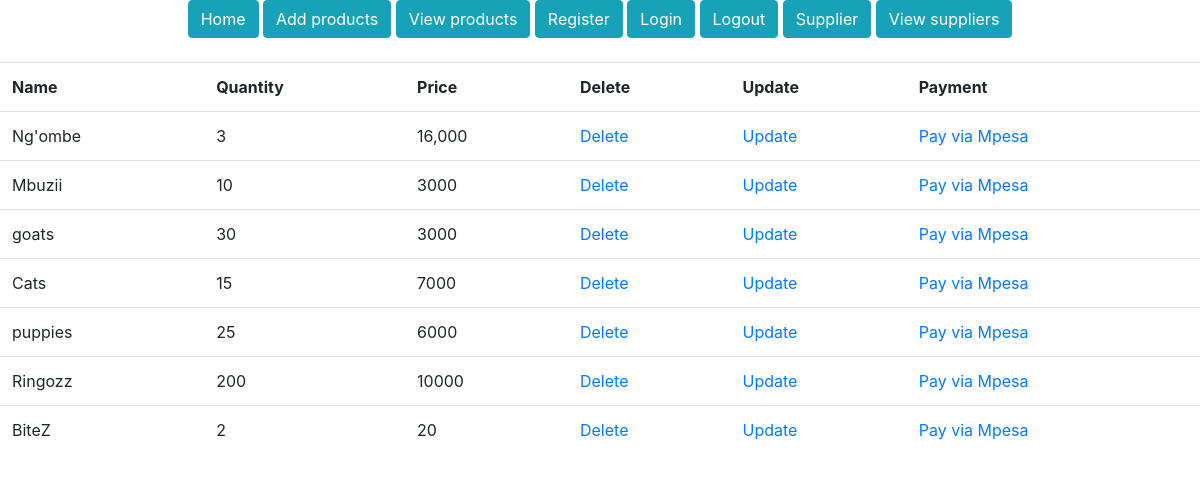
The page /products/ (signed in) on the database as committed earlier.
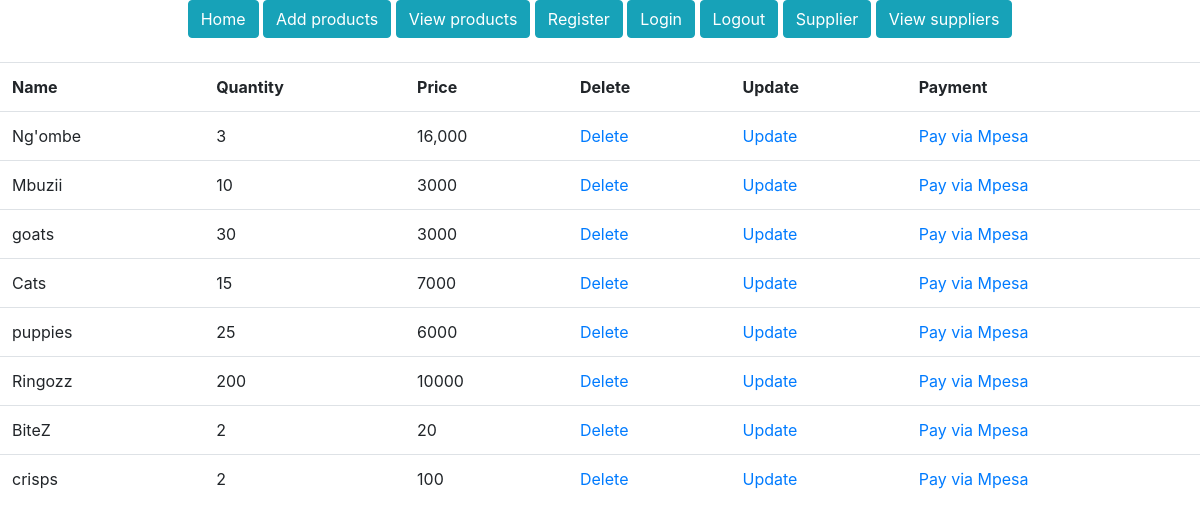
The same page on the database as committed later.
### midMorningDjangoRegistration/models.py (models this page shows)
class Product(models.Model):
    prod_name = models.CharField(max_length=30, blank=False, null=False)
    prod_quantity = models.CharField(max_length=30, blank=False, null=False)
    prod_price = models.CharField(max_length=30, blank=False, null=False)

### midMorningDjangoRegistration/views.py (the view)
# urls.py: path('products/', general_views.view_products, name='products'),
@login_required
def view_products(request):
    products = Product.objects.all()
    return render(request, 'products.html', {'products': products})

### templates/products.html
{% extends 'base.html' %}
{% block content %}
    <div class="row">
    <div class="col-12">
        <table class="table">
            <tr>
                <th>Name</th>
                <th>Quantity</th>
                <th>Price</th>
                <th>Delete</th>
                <th>Update</th>
                <th>Payment</th>
            </tr>
            {%  for product in products %}
                <tr>
                <td>{{ product.prod_name }}</td>
                    <td>{{ product.prod_quantity }}</td>
                    <td>{{ product.prod_price }}</td>
                    <td><a href="/delete-product/{{ product.id }}">Delete</a></td>
                    <td><a href="/update-product/{{ product.id }}">Update</a></td>
                    <td><a href="/payment/{{ product.id }}">Pay via Mpesa</a></td>
                </tr>
            {% endfor %}
        </table>
    </div>
    </div>
{% endblock %}

### templates/base.html (shortened to what this page needs)
<!DOCTYPE html>
<html lang="en">
<head>
    {% load static %}
    {% load crispy_forms_tags %}
    <link rel="stylesheet" href="{% static 'bootstrap/css/bootstrap.css' %}">
</head>
<body>
<section class="navigation-section">
    <div class="navigation-section-container d-flex justify-content-center mb-4">
        <nav class="navigation">
            <a href=""><button class="btn btn-info">Home</button></a>
            <a href="{% url 'add-product' %}"><button class="btn btn-info">Add products</button></a>
            <a href="{% url 'products' %}"><button class="btn btn-info">View products</button></a>
            <a href="{% url 'register' %}"><button class="btn btn-info">Register</button></a>
            <a href="{% url 'login' %}"><button class="btn btn-info">Login</button></a>
            <a href="{% url 'logout' %}"><button class="btn btn-info">Logout</button></a>
            <a href="{% url 'add-supplier' %}"><button class="btn btn-info">Supplier</button></a>
            <a href="{% url 'view-suppliers' %}"><button class="btn btn-info">View suppliers</button></a>
        </nav>
    </div>
</section>
{% block content %}
{% endblock %}
</body>
</html>

Rows that differ between the two databases and show on the page:
added Product: prod_name "crisps", prod_quantity "2", prod_price "100"
